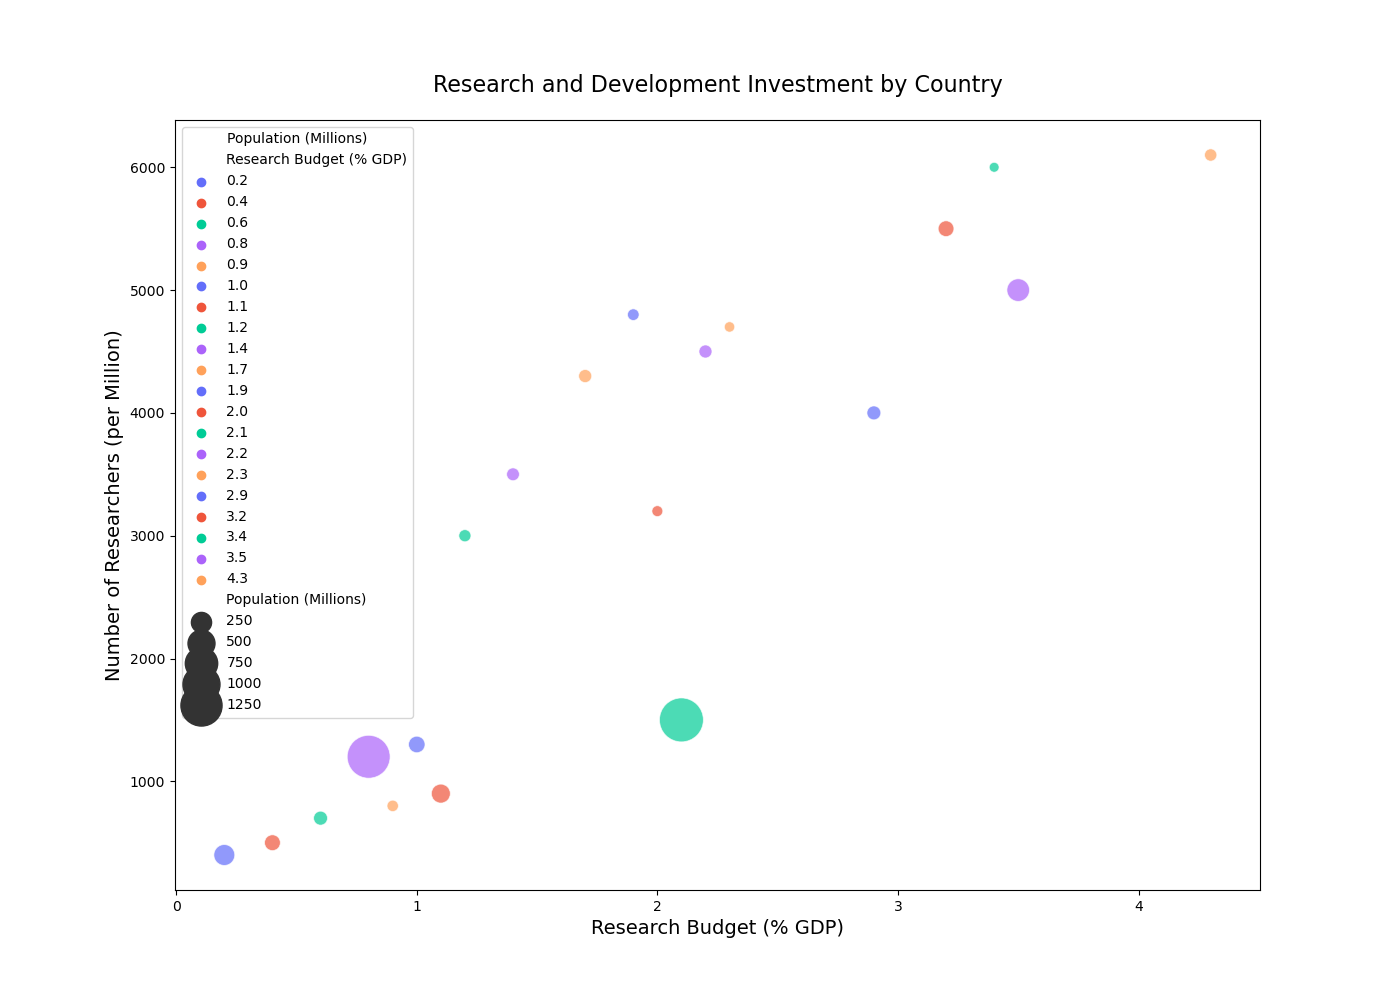

Python code for this plot:

import seaborn as sns
import matplotlib.pyplot as plt
import pandas as pd

# Prepare the data
data = {
    'Country': ['United States', 'China', 'Japan', 'Germany', 'India', 'United Kingdom',
                'France', 'Brazil', 'Italy', 'Canada', 'Russia', 'South Korea', 
                'Spain', 'Australia', 'Mexico', 'Indonesia', 'Netherlands', 
                'Saudi Arabia', 'Turkey', 'Switzerland'],
    'Research Budget (% GDP)': [3.5, 2.1, 3.2, 2.9, 0.8, 1.7,
                                2.2, 1.1, 1.4, 1.9, 1.0, 4.3, 
                                1.2, 2.0, 0.4, 0.2, 2.3, 0.9, 
                                0.6, 3.4],
    'Number of Researchers (per Million)': [5000, 1500, 5500, 4000, 1200, 4300,
                                            4500, 900, 3500, 4800, 1300, 6100, 
                                            3000, 3200, 500, 400, 4700, 800, 
                                            700, 6000],
    'Population (Millions)': [331, 1438, 126, 83, 1367, 66,
                              65, 213, 60, 38, 145, 51,
                              47, 25, 128, 273, 17,
                              34, 84, 8]
}

df = pd.DataFrame(data)

# Plotting the bubble chart
plt.figure(figsize=(14, 10))
bubble_chart = sns.scatterplot(data=df,
                               x='Research Budget (% GDP)',
                               y='Number of Researchers (per Million)',
                               size='Population (Millions)',
                               hue='Research Budget (% GDP)',
                               palette=['#636EFA', '#EF553B', '#00CC96', '#AB63FA', '#FFA15A'],
                               sizes=(50, 1000),
                               alpha=0.7)

plt.title('Research and Development Investment by Country', fontsize=16, pad=20)
plt.xlabel('Research Budget (% GDP)', fontsize=14)
plt.ylabel('Number of Researchers (per Million)', fontsize=14)
plt.legend(loc='upper left', title='Population (Millions)')

# Show the final plot
plt.show()
